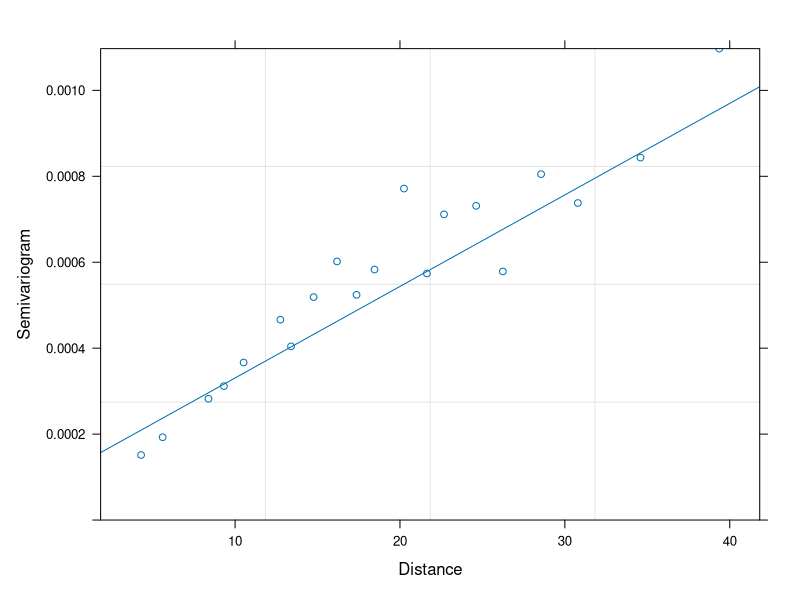
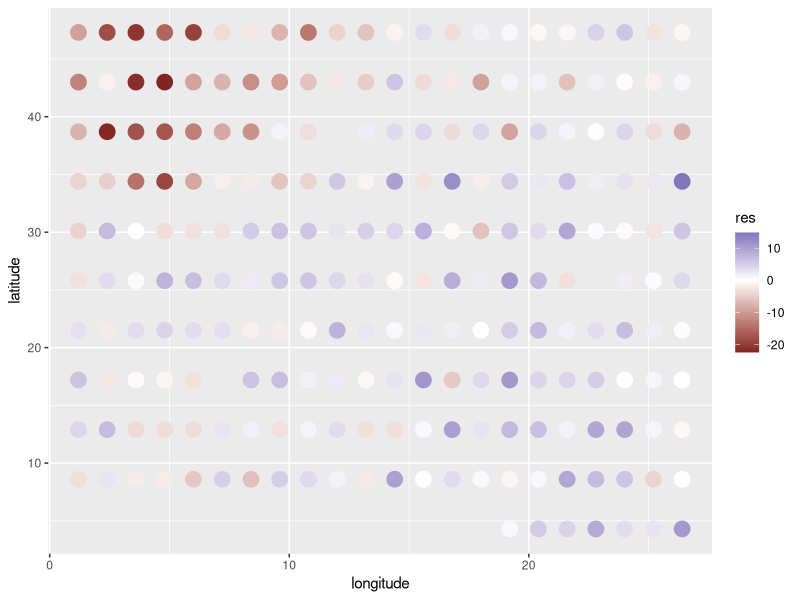
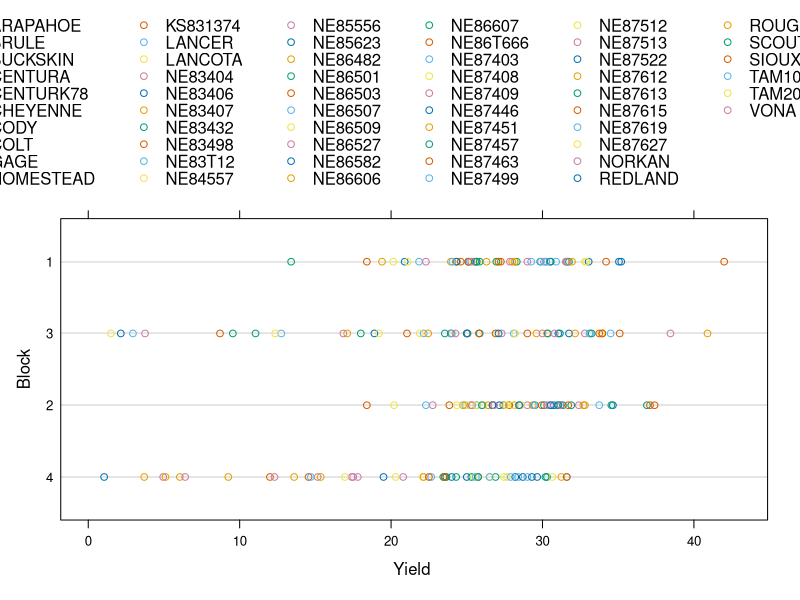
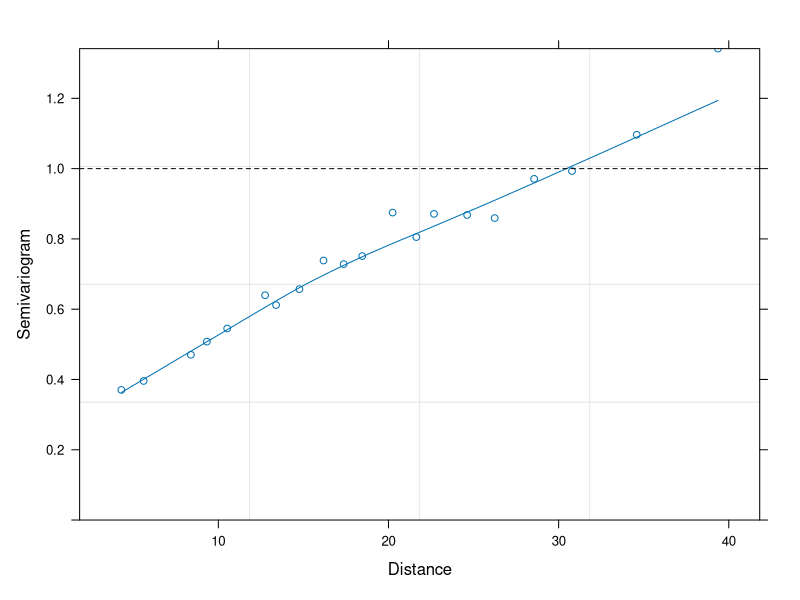
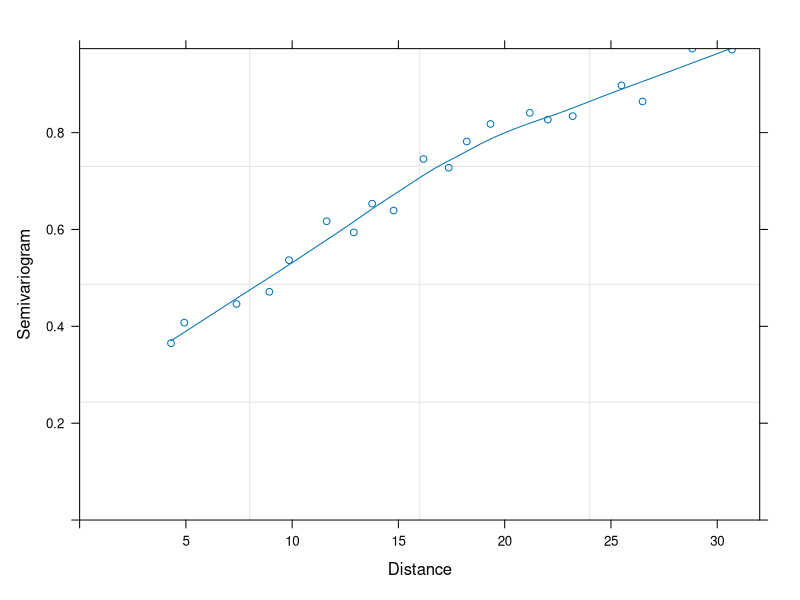

Recreate these plots in R, in order.
# 小麦产量实验 Yields from a randomized complete block design
# 空间样本变差
library(nlme)
data(Wheat2) # Wheat Yield Trials
head(Wheat2)
str(Wheat2)

pdf(file = "Yields-Block.pdf", width = 10, height = 6)
plot(Wheat2)
dev.off()

m1 <- gls(yield ~ variety - 1, data = Wheat2) #

Variogram(m1, form = ~latitude + longitude)

pdf(file = "Yields-Variogram.pdf", width = 8, height = 6)
plot(Variogram(m1,
  form = ~latitude + longitude,
  data = Wheat2
), sigma = 1, grid = TRUE, smooth = TRUE
)

plot(Variogram(m1,
  form = ~latitude + longitude,
  maxDist = 32
), xlim = c(0, 32), sigma = 1, grid = TRUE, smooth = TRUE)
dev.off()

m2 <- update(m1, corr = corSpher(c(31, 0.2), form = ~latitude + longitude, nugget = TRUE))
m2

Wheat2$res <- as.numeric(residuals(m2))
plot(Variogram(m2, form = ~latitude + longitude, data = Wheat2),
  sigma = 1, grid = TRUE, scales = list(col = "black")
)



Wheat2$res <- as.numeric(residuals(m1))

library(ggplot2)
ggplot(Wheat2, aes(longitude, latitude, colour = res)) +
  geom_point(size = 5) + scale_color_gradient2()
